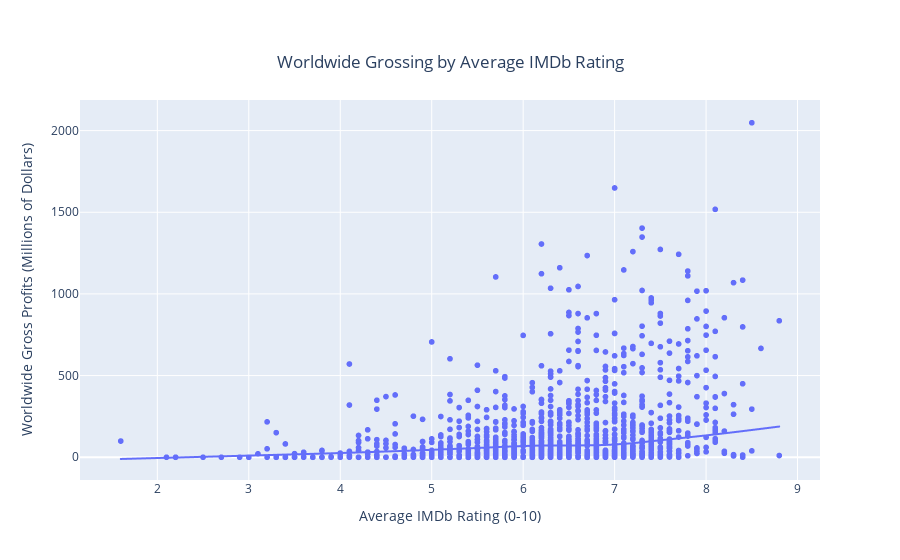

Notebook code cell kept with this figure:
### Markdown cell above
### Scatterplot

### Code cell
# answering the question "Does IMDb rating predict profitability?" via scatterplot"

figimdb = px.scatter(movies, x="averagerating", y="worldwide_gross", trendline="lowess",
                    title="Worldwide Grossing by Average IMDb Rating")
figimdb.update_layout(
    title={
        'y': 0.9,
        'x':0.5,
        'xanchor': 'center',
        'yanchor': 'top'
    },
    xaxis_title="Average IMDb Rating (0-10)",
    yaxis_title="Worldwide Gross Profits (Millions of Dollars)")
figimdb.show()

### Figure 1 — Plotly figure (JSON) as saved in the notebook; plotly's stock layout.template omitted (floating-point values rounded to 4 significant figures; data arrays with more than 128 entries replaced by an {"elided": "..."} marker saying what was removed)
{"data": [{"hovertemplate": "averagerating=%{x}<br>worldwide_gross=%{y}<extra></extra>", "legendgroup": "", "marker": {"color": "#636efa", "symbol": "circle"}, "mode": "markers", "name": "", "showlegend": false, "type": "scattergl", "x": {"elided": "1338 float values"}, "xaxis": "x", "y": {"elided": "1338 float values"}, "yaxis": "y"}, {"hovertemplate": "<b>LOWESS trendline</b><br><br>averagerating=%{x}<br>worldwide_gross=%{y} <b>(trend)</b><extra></extra>", "legendgroup": "", "marker": {"color": "#636efa", "symbol": "circle"}, "mode": "lines", "name": "", "showlegend": false, "type": "scattergl", "x": {"elided": "1338 float values"}, "xaxis": "x", "y": {"elided": "1338 float values"}, "yaxis": "y"}], "layout": {"legend": {"tracegroupgap": 0}, "title": {"text": "Worldwide Grossing by Average IMDb Rating", "x": 0.5, "xanchor": "center", "y": 0.9, "yanchor": "top"}, "xaxis": {"anchor": "y", "domain": [0, 1], "title": {"text": "Average IMDb Rating (0-10)"}}, "yaxis": {"anchor": "x", "domain": [0, 1], "title": {"text": "Worldwide Gross Profits (Millions of Dollars)"}}}}
